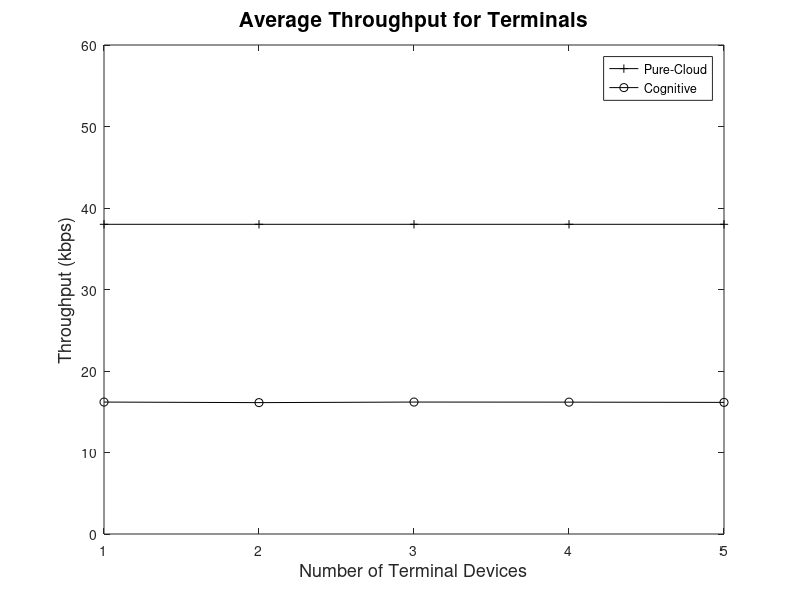

Here is the MATLAB script that generated this plot:
clear all;
clc;
format long g

result_resource=[
160.00	38.00	21.00	86.60	38.00	74.17	20.01	106.83	56.43	20.01	
320.00	76.00	21.00	86.30	38.00	149.63	39.22	106.19	55.76	19.61	
480.00	114.00	21.00	87.67	38.00	226.95	59.94	105.35	57.30	19.98	
640.00	152.00	21.00	86.98	38.00	297.77	78.42	106.56	55.80	19.60	
800.00	190.00	21.00	87.89	38.00	378.12	98.13	105.38	56.59	19.63		
    ];
disp(result_resource);



result_throughput=[
160.00	38.00	21.00	87.83	38.00	77.42	16.19	103.58	48.27	16.19	
320.00	76.00	21.00	87.92	38.00	153.67	32.25	104.16	48.19	16.12	
480.00	114.00	21.00	86.47	38.00	232.34	48.58	103.55	47.53	16.19	
640.00	152.00	21.00	87.51	38.00	309.47	64.71	103.63	48.00	16.18	
800.00	190.00	21.00	86.67	38.00	385.71	80.77	103.86	47.56	16.15	
    ];
disp(result_throughput);



X=1:1:5;
 
% %%%%%%%%%%%%%%cloud resource optimization
% 
% %%cloud consumption
% plot(X,result_resource(:,1),'k+-');
% hold all
% plot(X,result_resource(:,6),'ko-');
% hold all
% 
% titlename=sprintf('Resource Consumption in Cloud Server');
% title(titlename, 'FontSize', 15);
% ylabel('Resource Consumption (MB)', 'FontSize', 13);
% xlabel('Number of Terminal Devices', 'FontSize', 13);
% legend('Pure-Cloud','Cognitive');
% set(gca,'xtick',0:1:5)
% 
% %%cloud consumption
% plot(X,result_resource(:,4),'k+-');
% hold all
% plot(X,result_resource(:,9),'ko-');
% hold all
% 
% titlename=sprintf('Average Interaction Latency for Terminals');
% title(titlename, 'FontSize', 15);
% ylabel('Interaction Latency (ms)', 'FontSize', 13);
% xlabel('Number of Terminal Devices', 'FontSize', 13);
% legend('Pure-Cloud','Cognitive');
% set(gca, 'ylim', [0, 150]);
% set(gca,'xtick',0:1:5)
% 
% %%%%%%%%%%%%%%%%throughput optimization
%throughput
plot(X,result_throughput(:,5),'k+-');
hold all
plot(X,result_throughput(:,10),'ko-');
hold all

titlename=sprintf('Average Throughput for Terminals');
title(titlename, 'FontSize', 15);
ylabel('Throughput (kbps)', 'FontSize', 13);
xlabel('Number of Terminal Devices', 'FontSize', 13);
legend('Pure-Cloud','Cognitive');
set(gca, 'ylim', [0, 60]);
set(gca,'xtick',0:1:5)

